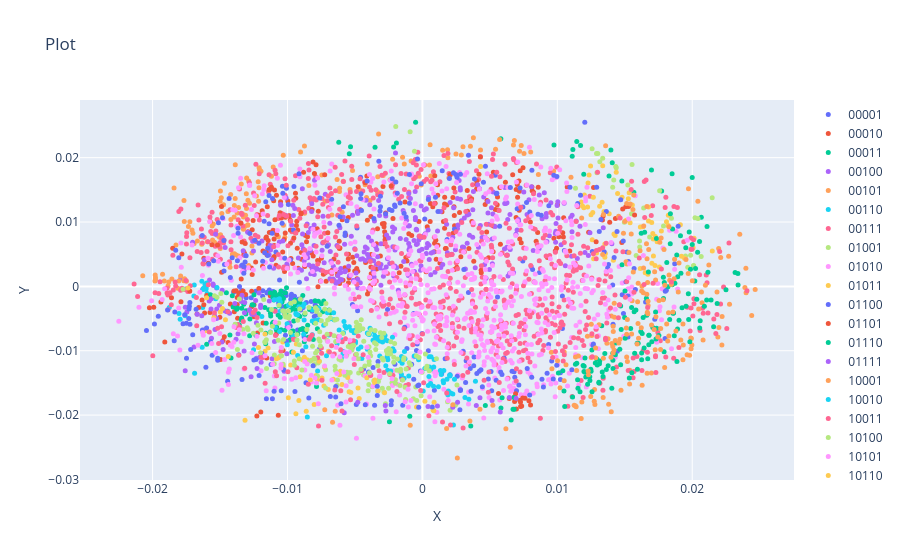

Here is the notebook cell this chart was saved with:
### Code cell
scatter(emb2d, heclass, s=5, filename='fim_dist_emb2d.html')
